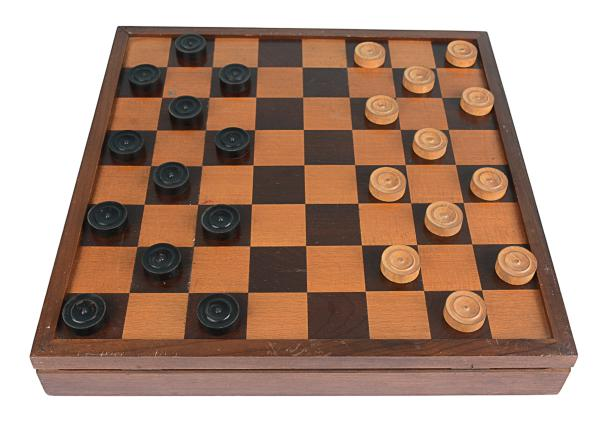
#> input picture img/1.jpg, 600 x 431 px
$ python -i utils.py   (imports and definitions only)   (older library calls are emulated)
#> lines starting #> are read from the running program, lines starting #| are printed output that depends on the picture; after the words box and inside, x2 and y2 are one past the last pixel; in counts of white or black regions, pixels touching at a corner belong together
import cv2
import numpy as np


# blur forte para estimar fundo (tabuleiro / iluminação)
BACKGROUND_SIGMA = 35

# blur leve antes do Hough/Canny
BLUR_HOUGH_KERNEL = 7
BLUR_HOUGH_SIGMA = 1.5

# HoughCircles (tamanho das peças ~ raio 25–45 px)
HOUGH_DP = 1.2
HOUGH_MIN_DIST = 80     # ~1 casa de distância entre centros
HOUGH_PARAM2 = 20       # menor -> mais círculos (e mais falsos)
MIN_RADIUS = 30
MAX_RADIUS = 45


# [25 lines left out: functions desenhar_reta, calcular_intersecao, ordenar_cantos, not called in this run]


def auto_canny(img_gray,
               proporcao_fortes=0.05,   # ~5% dos pixels como bordas fortes
               low_high_ratio=0.4,      # low = 40% de high
               sobel_ksize=3):
    """
    Canny com limiares automáticos, na linha do slide:
    - calcula o gradiente com Sobel
    - escolhe o limiar alto por percentil da magnitude
    - limiar baixo = fração do alto
    """
    gx = cv2.Sobel(img_gray, cv2.CV_32F, 1, 0, ksize=sobel_ksize)
    gy = cv2.Sobel(img_gray, cv2.CV_32F, 0, 1, ksize=sobel_ksize)
    mag = cv2.magnitude(gx, gy)

    # normaliza para 0..255 e pega só magnitudes > 0
    mag_norm = cv2.normalize(mag, None, 0, 255, cv2.NORM_MINMAX)
    mag_flat = mag_norm.ravel()
    mag_flat = mag_flat[mag_flat > 0]

    if len(mag_flat) == 0:
        # fallback se der algo muito estranho
        low, high = 50, 100
        edges = cv2.Canny(img_gray, low, high)
        return edges, low, high

    # percentil para o limiar alto
    perc = 100 * (1.0 - proporcao_fortes)
    high = np.percentile(mag_flat, perc)
    low = low_high_ratio * high

    edges = cv2.Canny(img_gray, int(low), int(high))
    return edges, int(low), int(high)


# [38 lines left out: functions detecta_circulos, tira_circulos_fantasma, not called in this run]

>>> import cv2
>>> picture = cv2.imread('img/1.jpg', cv2.IMREAD_GRAYSCALE)
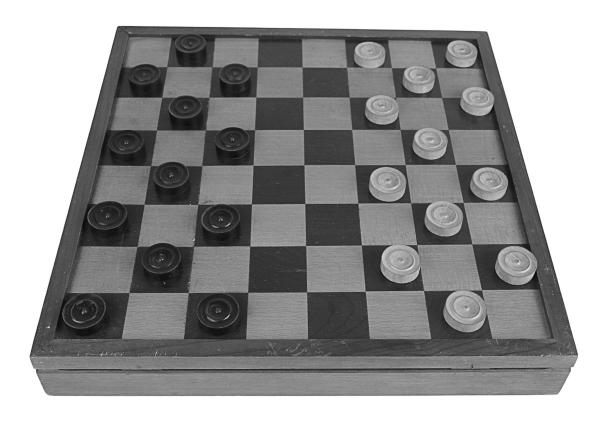
#> picture: shape (431, 600); min 3, max 255, mean 154
>>> result = auto_canny(picture)
#> in auto_canny, `gx = cv2.Sobel(img_gray, cv2.CV_32F, 1, 0, ksize=sobel_ksize)`:
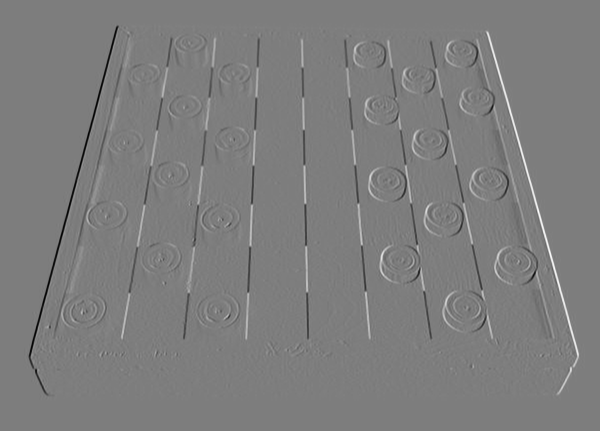
#> gx: shape (431, 600) float32; min -818, max 838, mean 0; drawn with min black and max white
#> in auto_canny, `gy = cv2.Sobel(img_gray, cv2.CV_32F, 0, 1, ksize=sobel_ksize)`:
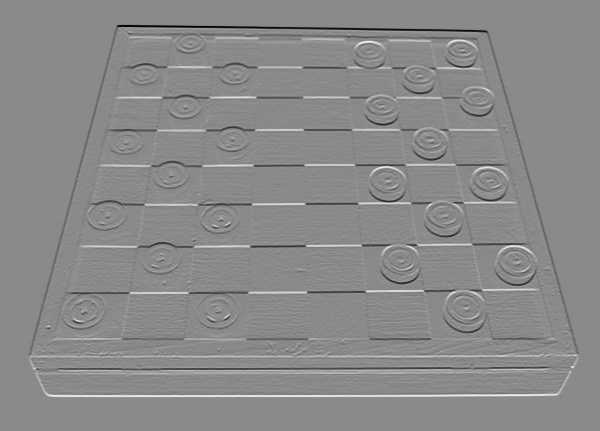
#> gy: shape (431, 600) float32; min -761, max 644, mean 0; drawn with min black and max white
#> in auto_canny, `mag = cv2.magnitude(gx, gy)`:
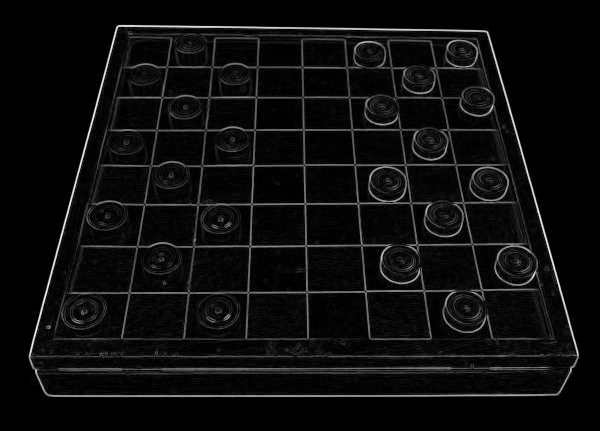
#> mag: shape (431, 600) float32; min 0, max 862, mean 46.6; drawn with min black and max white
#> in auto_canny, `high = np.percentile(mag_flat, perc)`: high = 94.71
#> in auto_canny, `low = low_high_ratio * high`: low = 37.88
#> in auto_canny, `edges = cv2.Canny(img_gray, int(low), int(high))`:
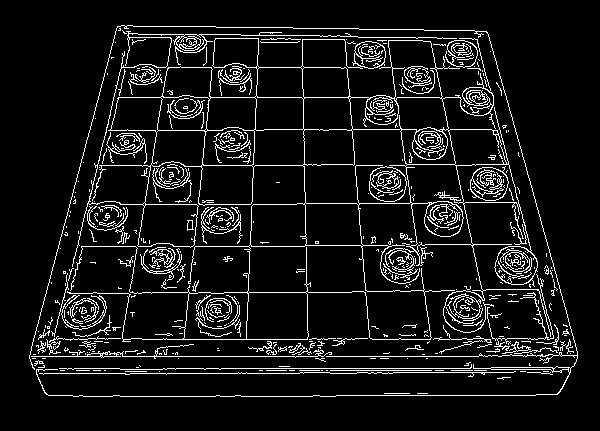
#> edges: shape (431, 600); 8.4% white in thin lines or dots, all inside (x1, y1, x2, y2) = (29, 25, 578, 397)

$ run again, on img/2.jpg
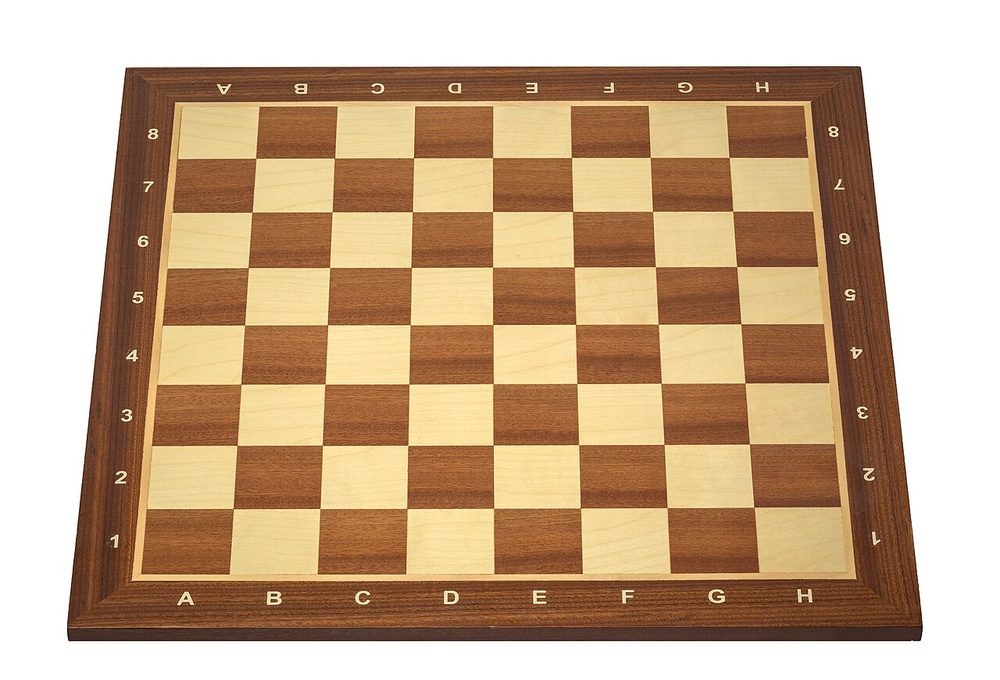
#> input picture img/2.jpg, 1000 x 680 px, shrunk from 1280 x 871 before the run
#> in auto_canny, `mag = cv2.magnitude(gx, gy)`:
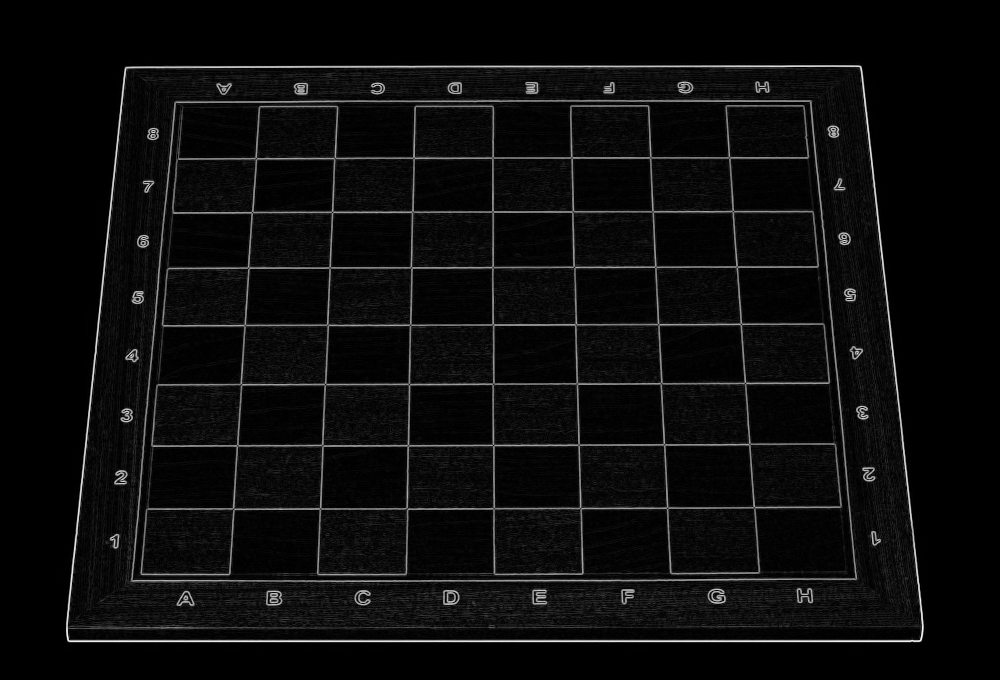
#> mag: shape (680, 1000) float32; min 0, max 999.7, mean 48.6; drawn with min black and max white
#> high = 96.03
#> low = 38.41
#> in auto_canny, `edges = cv2.Canny(img_gray, int(low), int(high))`:
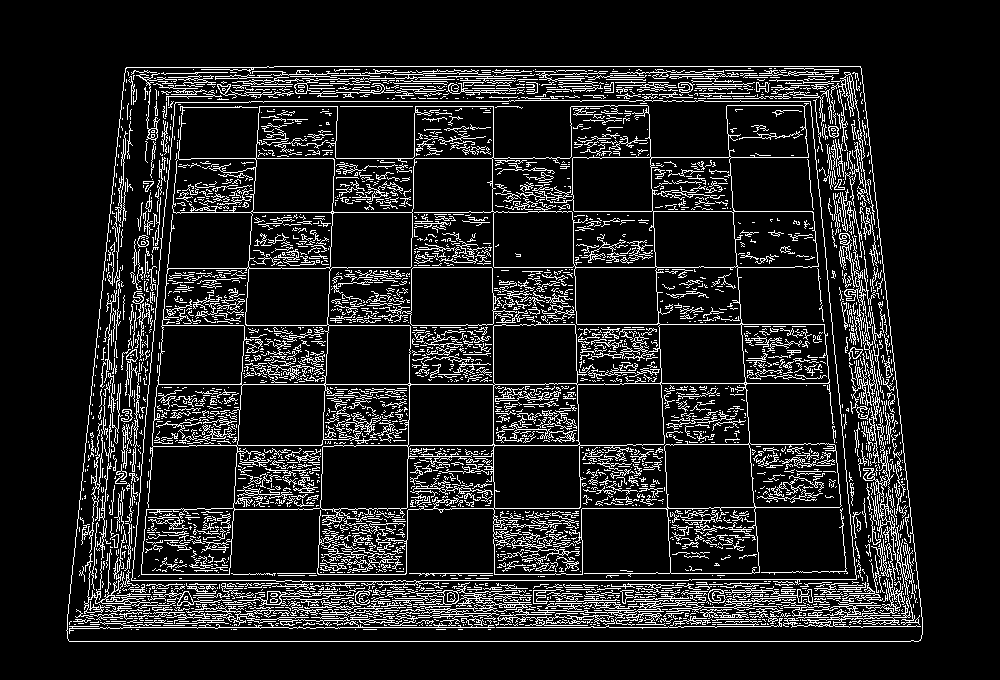
#> edges: shape (680, 1000); 12.3% white in thin lines or dots, all inside (x1, y1, x2, y2) = (66, 66, 923, 642)
